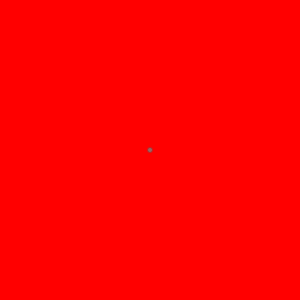
Frame 1 (no input)
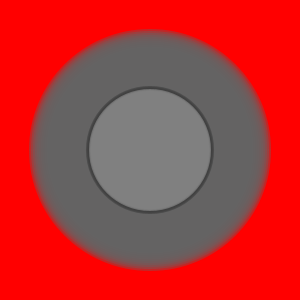
Frame 60 (the mouse pressed at the canvas centre just before this capture)
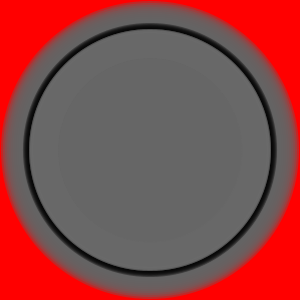
Frame 120 (the mouse held since frame 60 and released just before this capture)

The Processing sketch that drew these frames (run headless with seeded random() and noise(); from frame 60 on, the mouse is pressed at the canvas centre):

// Processing sketch: Ripples1
// ── Ripples1.pde
//Commented out code parts are for using with an Array instead of an arrayList

Ripple ripple;
Ripple ripple2;
ArrayList<Ripple> manyRipples;
//Ripple manyRipples;
//int rippleNumber =1;

void setup() {
  size(300,300);
  background(255,0,0);
  ripple = new Ripple(width/2,height/2, 2.1,0);
  ripple2 = new Ripple(width/2,height/2, 2,255);
  manyRipples = new ArrayList<Ripple>();
  manyRipples.add(new Ripple(width/2,height/2, 2,100));
//manyRipples = new Ripple[10];
  //manyRipples[0] = new Ripple(width/2,height/2, 2,100);
//  ripple3 = new Ripple(width/2,height/2, 2,255);
}

void draw() {
  ripple.move(2.1);
  ripple.display();
  ripple2.move(2);
  ripple2.display();
  
  for(int i=manyRipples.size()-1;i>=0;i--){
  
    Ripple newRipple = manyRipples.get(i);
    newRipple.move(4);
    newRipple.display();
  }
  
  /*
  for(int i=0;i<rippleNumber;i++){
  manyRipples[i].move(2.2);
  manyRipples[i].display();;
  }
  */
  
  
}


void mousePressed(){

  //If you need from middle
  //manyRipples.add(new Ripple(width/2,height/2,2,105));
  
  //If you need from the mouse position
  manyRipples.add(new Ripple(mouseX,mouseY,2,50));
  
  //manyRipples[rippleNumber] ipple(mouseX,mouseY,2.2,100);
  //rippleNumber++;  

}


// ── Ripple.pde
class Ripple {
  color c;
  float xpos;
  float ypos;
  float speed;
  float size;

//Ripple constructor
  Ripple(float tempX, float tempY, float tempSize, color tempC) {
    xpos = tempX;
    ypos = tempY;
    size = tempSize;
    c = tempC;
  }
  
  void move(float tspeed) {
    size = size + tspeed;
    if (this.getSize() > width) {
      this.reset(width/2,height/2,tspeed,c);
    }
  }
  
  float getSize() {
    return size;
  }
  
  void reset(float tx, float ty,float tsize, color tC) {
    xpos = tx;
    ypos = ty;
    c = tC;
    fill(c,c,c,100);
    size = tsize;
    ellipse(xpos,ypos, size, size);
  }

  void display() {
    stroke(2,2);
    fill(c,100);
    ellipseMode(CENTER);
    ellipse(xpos,ypos, size, size);
  }
  
}
